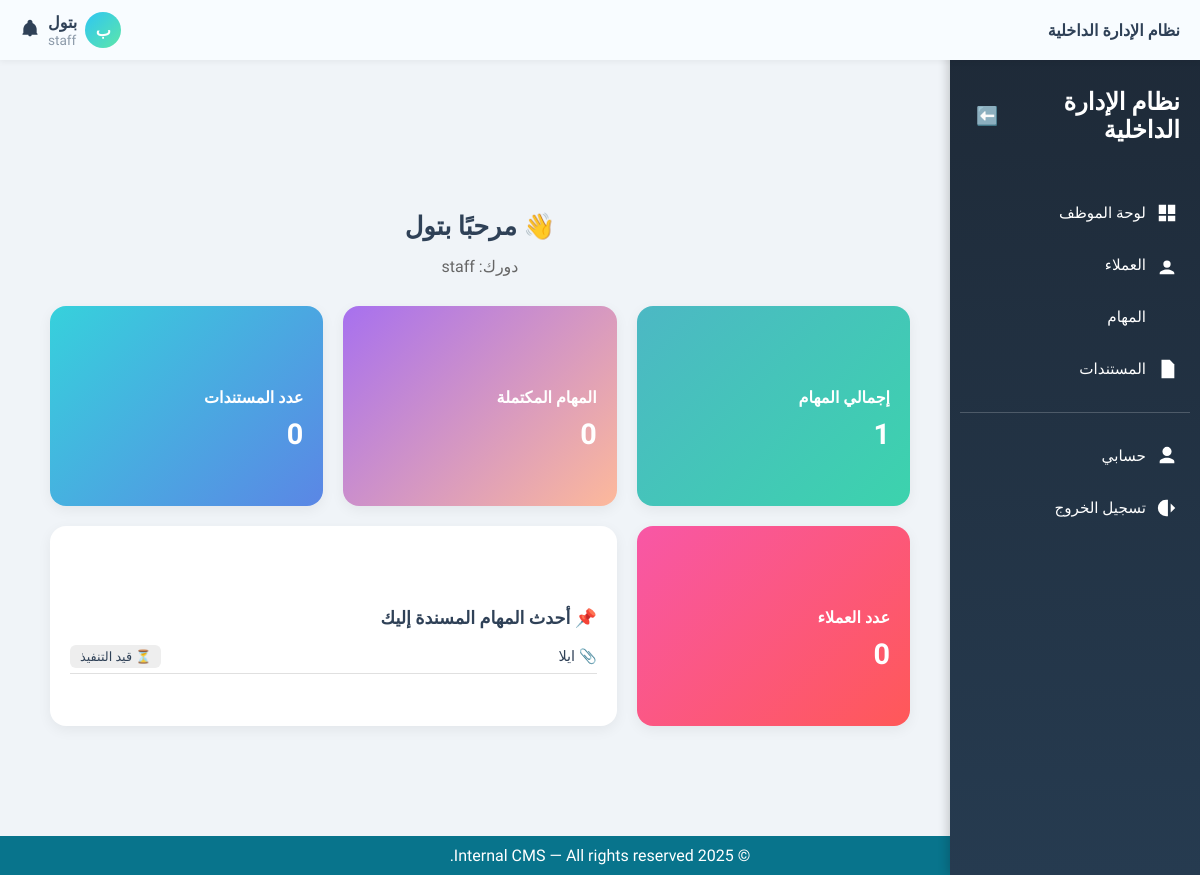
/ (signed in), run on the app's committed database.
### core/role.py (models this page shows, shortened)
class Role(models.Model):
    name = models.CharField(max_length=50, unique=True)
    description = models.TextField(blank=True)

### tasks/models.py (models this page shows, shortened)
class Task(models.Model):
    STATUS_CHOICES = [
        ('pending', 'قيد التنفيذ'),
        ('completed', 'منتهية'),
        ('overdue', 'متأخرة'),
    ]
    title = models.CharField(max_length=255, verbose_name='عنوان المهمة')
    description = models.TextField(blank=True, verbose_name='الوصف')
    assigned_to = models.ForeignKey(User, on_delete=models.SET_NULL, null=True, blank=True, verbose_name='الموظف المكلّف')
    client = models.ForeignKey(Client, on_delete=models.SET_NULL, null=True, blank=True, verbose_name='العميل')
    status = models.CharField(max_length=20, choices=STATUS_CHOICES, default='pending', verbose_name='الحالة')
    due_date = models.DateField(null=True, blank=True, verbose_name='تاريخ الاستحقاق')
    file_url = models.URLField(max_length=1024, blank=True, null=True, verbose_name='رابط الملف')
    file_path = models.CharField(max_length=512, blank=True, null=True, verbose_name='مسار الملف')
    documents = models.ManyToManyField('content.Document', blank=True, verbose_name='مستندات إضافية')
    created_at = models.DateTimeField(auto_now_add=True, verbose_name='تاريخ الإنشاء')
    class Meta:
        verbose_name = 'مهمة'
        verbose_name_plural = 'المهام'
        ordering = ['-created_at']  # ترتيب المهام الأحدث أولاً

### core/views.py (the view)
# urls.py: path('', views.dashboard_view, name='dashboard'),
@login_required
def dashboard_view(request):
    try:
        profile = request.user.userprofile
        role = getattr(profile.role, 'name', 'viewer')
    except UserProfile.DoesNotExist:
        role = 'viewer'
    context = {
        'role': role,
        'total_clients': 0,
        'total_tasks': 0,
        'total_documents': 0,
        'tasks_pending': 0,
        'tasks_completed': 0,
        'tasks_overdue': 0,
        'latest_tasks': [],
    }
    if role == 'admin':
        context.update({
            'total_clients': Client.objects.count(),
            'total_tasks': Task.objects.count(),
            'total_documents': Document.objects.count(),
            'tasks_pending': Task.objects.filter(status='pending').count(),
            'tasks_completed': Task.objects.filter(status='completed').count(),
            'tasks_overdue': Task.objects.filter(status='overdue').count(),
            'latest_tasks': Task.objects.select_related('assigned_to').order_by('-created_at')[:5],
        })
    elif role == 'staff':
        user = request.user
        assigned_tasks = Task.objects.filter(assigned_to=user)
        context.update({
            'total_tasks': assigned_tasks.count(),
            'tasks_pending': assigned_tasks.filter(status='pending').count(),
            'tasks_completed': assigned_tasks.filter(status='completed').count(),
            'latest_tasks': assigned_tasks.order_by('-created_at')[:3],
        })
    elif role == 'viewer':
        context['total_documents'] = Document.objects.filter(uploaded_by=request.user).count()
    template_map = {
        'admin': 'core/admin_dashboard.html',
        'staff': 'core/staff_dashboard.html',
        'viewer': 'core/viewer_dashboard.html',
    }
    template = template_map.get(role, 'core/admin_dashboard.html')
    return render(request, template, context)

### core/context_processors.py (called while the page is built)
def user_role(request):
    role = None
    if request.user.is_authenticated:
        if hasattr(request.user, 'userprofile'):
            role = request.user.userprofile.role.name
    return {'role': role}

### templates/core/staff_dashboard.html (shortened to what this page needs)
{% extends 'base.html' %}
{% load static %}
{% block content %}
<div class="reports-container">
  <h2 class="section-title">👋 مرحبًا {{ request.user.get_full_name }}</h2>
  <p class="section-subtitle">دورك: {{ role }}</p>
  <div class="cards-grid">
    <a href="{% url 'task_list' %}" class="report-card gradient-green card-link">
      <h5>إجمالي المهام</h5>
      <p>{{ total_tasks }}</p>
    </a>
    <a href="{% url 'task_list' %}" class="report-card gradient-purple card-link">
      <h5>المهام المكتملة</h5>
      <p>{{ tasks_completed }}</p>
    </a>
    <a href="{% url 'document_list' %}" class="report-card gradient-blue card-link">
      <h5>عدد المستندات</h5>
      <p>{{ total_documents }}</p>
    </a>
    <a href="{% url 'client_list' %}" class="report-card gradient-pink card-link">
      <h5>عدد العملاء</h5>
      <p>{{ total_clients }}</p>
    </a>
    <div class="report-card white-card task-preview-card span-2">
      <h5>📌 أحدث المهام المسندة إليك</h5>
      <ul class="task-list">
        {% if latest_tasks %}
          {% for task in latest_tasks %}
            <li class="task-item">
              <div class="task-title">
                <a href="{% url 'task_detail' task.id %}">📎 {{ task.title }}</a>
              </div>
              <div class="task-status">
                {% if task.status == 'pending' %}
                  <span class="status status-pending">⏳ قيد التنفيذ</span>
                {% elif task.status == 'completed' %}
                  <span class="status status-completed">✅ منتهية</span>
                {% elif task.status == 'overdue' %}
                  <span class="status status-overdue">⏰ متأخرة</span>
                {% else %}
                  <span class="status">❓ غير معروفة</span>
                {% endif %}
              </div>
            </li>
          {% endfor %}
        {% else %}
          <li class="task-item">لا توجد مهام حالياً</li>
        {% endif %}
      </ul>
    </div>
  </div>
</div>
{% endblock %}

### templates/header.html (shortened to what this page needs)
<div class="header">
  <div class="logo">
    <span class="logo-text">نظام الإدارة الداخلية</span>
  </div>
  <div class="user-section">
    <div class="user-top-row">
      <span class="avatar-circle">{{ request.user.first_name|first|upper }}</span>
<div class="user-dropdown">
  <div class="user-info">
    <span class="user-name">{{ request.user.get_full_name }}</span>
    <div class="user-role">{{ role }}</div>
  </div>
</div>
            <div class="notification-icon">
        <svg viewBox="0 0 24 24">
          <path d="M12 2C10.3 2 9 3.3 9 5v1.1C6.2 7.2 4.3 9.9 4 13v5l-1 1v1h18v-1l-1-1v-5c-.3-3.1-2.2-5.8-5-6.9V5c0-1.7-1.3-3-3-3zm0 20c1.1 0 2-.9 2-2h-4c0 1.1.9 2 2 2z"/>
        </svg>
      </div>
    </div>
  </div>
</div>

### templates/base.html (style rules this page uses)
html, body { max-width: 100%; overflow-x: hidden; font-family: 'Tajawal', sans-serif; background-color: #F4EFEB; color: #2F4157; margin: 0; padding: 0; padding-top: 60px; }
.section-title { font-size: 1.8rem; margin-bottom: 20px; color: #2F4157; }
.cards-grid { display: grid; grid-template-columns: repeat(auto-fit, minmax(220px, 1fr)); gap: 20px; margin-bottom: 30px; }

### templates/core/staff_dashboard.html (style rules this page uses)
body { background-color: #F0F4F8; font-family: 'Tajawal', sans-serif; }
.reports-container { padding: 50px 30px; max-width: 1100px; margin: auto; }
.section-title { font-size: 1.6rem; color: #2F4157; margin-bottom: 5px; text-align: center; }
.section-subtitle { font-size: 1rem; color: #666; margin-bottom: 30px; text-align: center; }
.cards-grid { display: grid; grid-template-columns: repeat(auto-fit, minmax(240px, 1fr)); gap: 20px; margin-bottom: 40px; align-items: stretch; }
.report-card { border-radius: 16px; padding: 25px 20px; box-shadow: 0 4px 14px rgba(0,0,0,0.06); transition: all 0.3s ease; display: flex; flex-direction: column; justify-content: center; min-height: 150px; text-align: right; }
.report-card h5 { font-size: 1rem; font-weight: 600; margin-bottom: 10px; color: #fff; }
.report-card p { font-size: 1.8rem; font-weight: bold; margin: 0; color: #fff; }
.gradient-blue { background: linear-gradient(135deg, #36D1DC, #5B86E5); }
.gradient-green { background: linear-gradient(135deg, #4CB8C4, #3CD3AD); }
.gradient-purple { background: linear-gradient(135deg, #A770EF, #FDB99B); }
.gradient-pink { background: linear-gradient(135deg, #F857A6, #FF5858); }
.white-card { background: #ffffff !important; color: #2F4157 !important; text-align: right; }
.task-preview-card h5 { font-size: 1.1rem; font-weight: 700; margin-bottom: 12px; color: #2F4157; }
.task-list { list-style: none; padding: 0; margin: 0; text-align: right; }
.task-item { display: flex; justify-content: space-between; align-items: center; padding: 8px 0; border-bottom: 1px solid #e0e0e0; font-size: 0.9rem; }
.task-title a { font-weight: 500; color: #2F4157; text-decoration: none; }
.task-status .status { padding: 4px 10px; border-radius: 6px; font-size: 0.8rem; font-weight: 500; background: #eee; color: #2F4157; }
.status-pending { background: #FFF3CD; color: #856404; }
.card-link { text-decoration: none; color: inherit; display: flex; flex-direction: column; justify-content: center; }
.span-2 { grid-column: span 2; }

### templates/header.html (style rules this page uses)
.header { background: #f8fcff; color: #2F4157; height: 60px; padding: 0 20px; font-family: 'Tajawal', sans-serif; display: flex; justify-content: space-between; align-items: center; box-shadow: 0 2px 6px rgba(0,0,0,0.05); direction: rtl; position: fixed; top: 0; left: 0; right: 0; z-index: 1000; }
.logo-text { font-size: 1rem; font-weight: 700; }
.user-section { display: flex; flex-direction: column; align-items: flex-end; gap: 4px; }
.user-top-row { display: flex; align-items: center; gap: 8px; }
.notification-icon svg { width: 20px; height: 20px; fill: #2F4157; cursor: pointer; }
.user-name { font-size: 1rem; font-weight: 700; margin: 0; margin-bottom: 0rem; color: #2F4157; }
.avatar-circle { display: flex; align-items: center; justify-content: center; width: 36px; height: 36px; border-radius: 50%; background: linear-gradient(135deg, #2EC6F3, #5DE6A9); color: #fff; font-size: 1rem; font-weight: bold; }
.user-info { display: flex; flex-direction: column; align-items: flex-end; text-align: right; }
.user-role { font-size: 0.85rem; margin: 0; margin-top: 0rem; text-align: right; color: #8c9aa9; }
.user-dropdown { position: relative; display: inline-block; }
.user-info { display: flex; flex-direction: column; align-items: flex-end; cursor: pointer; }

### data on the page
Role: name "staff"
Task: title "ايلا", status "⏳ قيد التنفيذ"

### other printed values
{{ request.user.first_name|first|upper }} "ب"
{{ request.user.get_full_name }} "بتول"
{{ total_tasks }} "1"
{{ tasks_completed }} "0"
{{ total_documents }} "0"
{{ total_clients }} "0"
